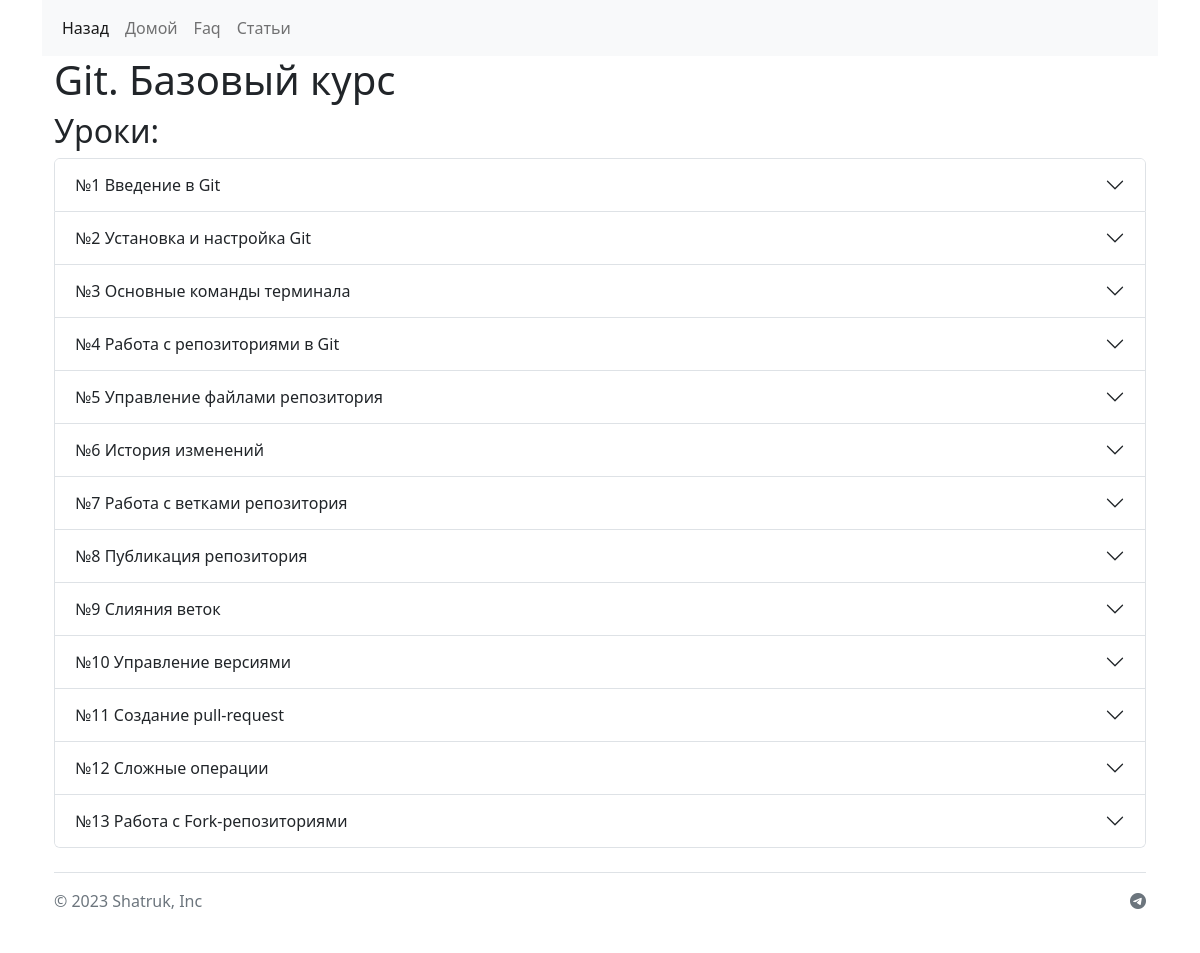
The app's page /course/1/ with its own data.
### course/models/course.py (models this page shows, shortened)
class Course(models.Model):
    name = models.CharField(
        verbose_name='имя курса',
        max_length=150,
    )
    image = ImageField(
        verbose_name='фото',
        blank=False,
        upload_to='course',
        help_text='Добавьте фото',
    )
    description = RichTextField(
        verbose_name='описание'
    )
    class Meta:
        verbose_name = 'курс'
        verbose_name_plural = 'курсы'

### course/models/lesson.py (models this page shows, shortened)
class Lesson(models.Model):
    name = models.CharField(
        verbose_name='Имя урока',
        max_length=255,
    )
    video_url = models.URLField(
        verbose_name='ссылка на видео',
        max_length=255,
        blank=True,
        null=True,
    )
    methodical_url = models.URLField(
        verbose_name='ссылка на методические материалы',
        max_length=255,
        blank=True,
        null=True,
    )
    course = models.ForeignKey(
        'course.Course',
        verbose_name='курс',
        on_delete=models.CASCADE,
        related_name='lessons'
    )
    order_num = models.PositiveIntegerField(
        verbose_name='порядковый номер',
        validators=[MinValueValidator(1)]
    )
    class Meta:
        verbose_name = 'урок'
        verbose_name_plural = 'уроки'
        constraints = [
            models.CheckConstraint(
                check=models.Q(
                    models.Q(methodical_url__isnull=False) |
                    models.Q(video_url__isnull=False)
                ),
                name='field_fullness'),
        ]
        unique_together = ['course_id', 'order_num']
        ordering = ['course_id', 'order_num']
    @property
    def links_exists(self):
        return self.links.exists()

### course/views.py (the view)
# urls.py: path('course/<int:pk>/', CourseDetailView.as_view(), name='course_detail'),
class CourseDetailView(DetailView):
    template_name = 'course/course_detail.html'
    model = Course
    def get_queryset(self):
        return super().get_queryset().prefetch_related(
            Prefetch(
                'lessons',
                queryset=Lesson.objects.prefetch_related('links')
            )
        )

### templates/course/course_detail.html
{% extends 'base.html' %}
{% block navbar %}
    {% include 'course/includes/course_nav.html' %}
{% endblock %}
{% block content %}
    <div class="container">
        <h1>{{ object.name }}</h1>
        <h2>Уроки:</h2>
        <div class="row">
            <div class="accordion" id="accordionExample">
                {% for obj in object.lessons.all %}
                    {% include 'course/includes/lesson_cart.html' with obj=obj %}
                {% endfor %}
            </div>
        </div>
    </div>
{% endblock %}

### templates/course/includes/lesson_cart.html (shortened to what this page needs)
<div class="accordion-item">
    <h2 class="accordion-header" id="heading{{ obj.id }}">
        <button class="accordion-button collapsed" type="button" data-bs-toggle="collapse" data-bs-target="#collapse{{ obj.id }}"
                aria-expanded="true" aria-controls="collapse{{ obj.id }}">
            №{{ obj.order_num }} {{ obj.name }}
        </button>
    </h2>
</div>

### records on screen
Course: name "Git. Базовый курс"
Lesson: order_num "1", name "Введение в Git"
Lesson: order_num "2", name "Установка и настройка Git"
Lesson: order_num "3", name "Основные команды терминала"
Lesson: order_num "4", name "Работа с репозиториями в Git"
Lesson: order_num "5", name "Управление файлами репозитория"
Lesson: order_num "6", name "История изменений"
Lesson: order_num "7", name "Работа с ветками репозитория"
Lesson: order_num "8", name "Публикация репозитория"
Lesson: order_num "9", name "Слияния веток"
Lesson: order_num "10", name "Управление версиями"
Lesson: order_num "11", name "Создание pull-request"
Lesson: order_num "12", name "Сложные операции"
Lesson: order_num "13", name "Работа с Fork-репозиториями"
